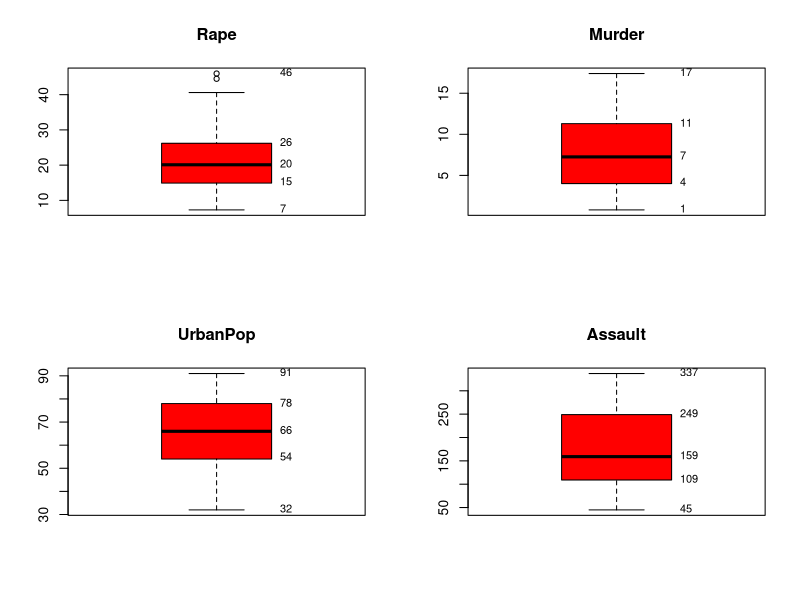
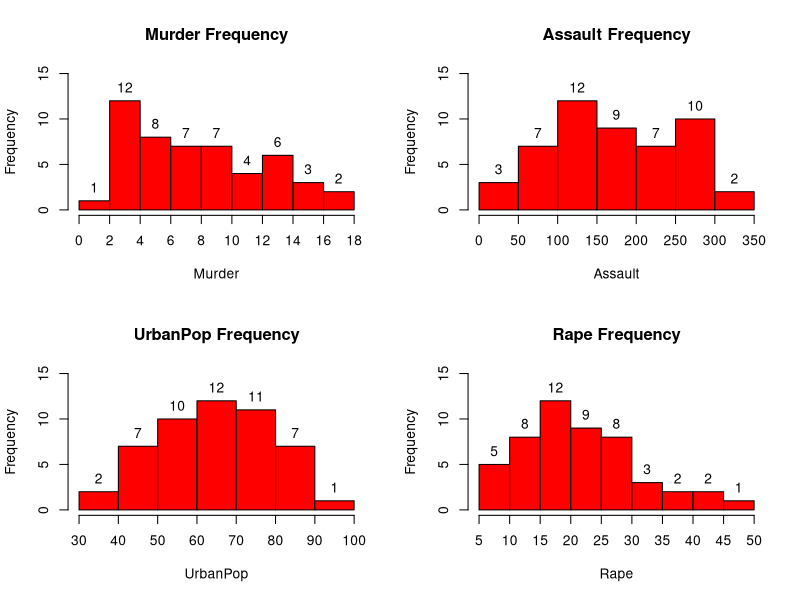
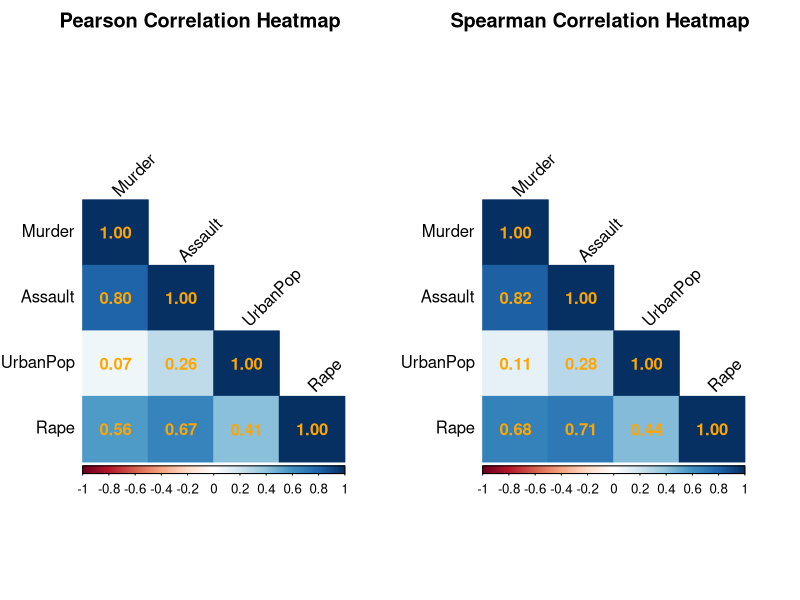
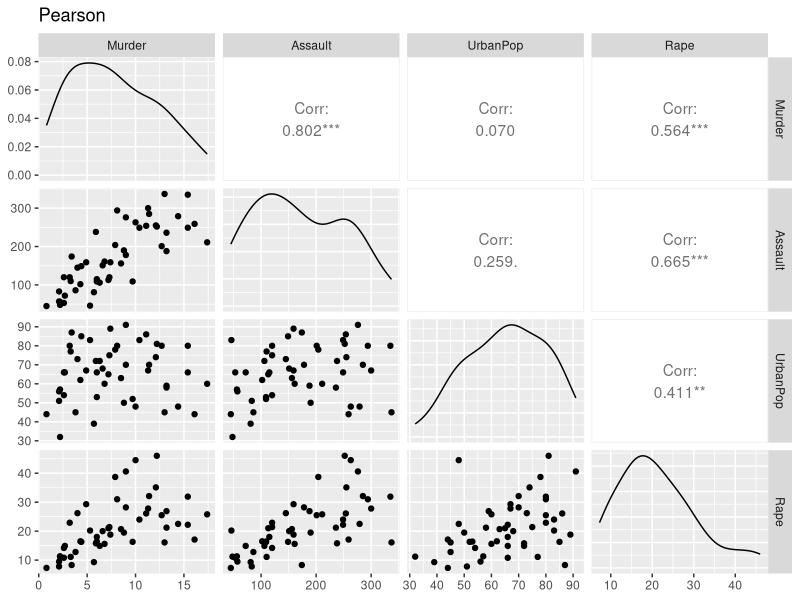
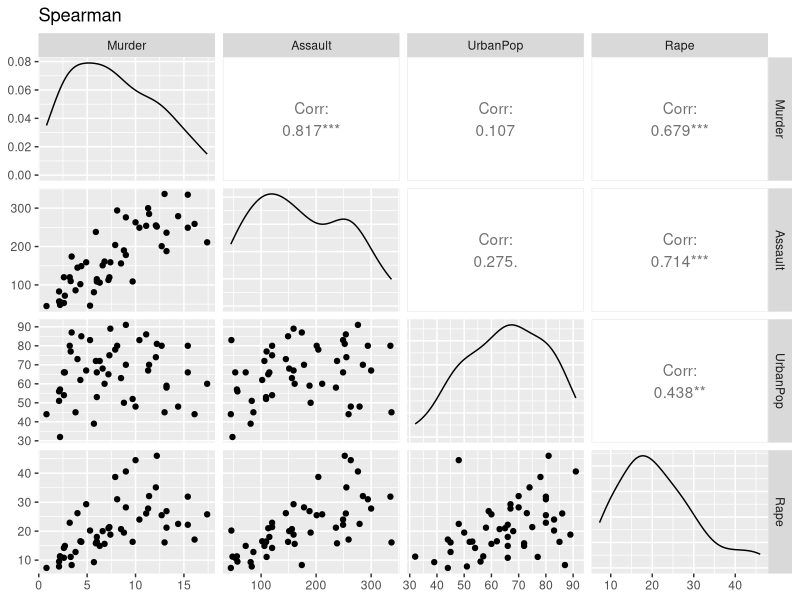

Reproduce these figures in R, in order.
#install GGally
if (!requireNamespace("GGally", quietly = TRUE)) { #auto install required package GGally
  install.packages("GGally")
}
if (!requireNamespace("corrplot", quietly = TRUE)) { #auto install required package coorplot
  install.packages("corrplot")
}
library("corrplot")
library("GGally")
data <- USArrests #load dataset

#REQUIREMENT 3
#creating boxplot for murder, assault, UrbanPop, Rape

# Calculate quartiles
rq <- quantile(data$Rape)
mq <- quantile(data$Murder)
uq <- quantile(data$UrbanPop)
aq <- quantile(data$Assault)

# Boxplots
par(mfrow = c(2, 2)) #2x2 plot

#Rape
boxplot(data$Rape, main = "Rape", col = "red")
text(x = 1.2, y = rq, labels = round(rq, 0), pos = 4, cex = 0.8) # add the quartile value to boxplot for readability
#Murder
boxplot(data$Murder, main = "Murder", col = "red")
text(x = 1.2, y = mq, labels = round(mq, 0), pos = 4, cex = 0.8)
#UrbanPop
boxplot(data$UrbanPop, main = "UrbanPop", col = "red")
text(x = 1.2, y = uq, labels = round(uq, 0), pos = 4, cex = 0.8)
#Assault
boxplot(data$Assault, main = "Assault", col = "red")
text(x = 1.2, y = aq, labels = round(aq, 0), pos = 4, cex = 0.8)



#creating histogram for murder, assault, UrbanPop, Rape
par(mfrow = c(2, 2)) # create 2x2 plot 
#Murder
murder <- hist(data$Murder, main="Murder Frequency", xlab="Murder", ylab = "Frequency", col="red", border="black", xaxt = "n", ylim = c(0, max(hist(data$Murder, plot = FALSE)$counts) * 1.25))
text(murder$mids, murder$counts, labels = murder$counts, pos = 3) # add frequency text to the bar for readability 

axis(1, at = murder$breaks) #adjust the bin labels (x axis) for readability
#Assult
assault <- hist(data$Assault, main="Assault Frequency", xlab="Assault", ylab = "Frequency", col="red", border="black", ylim = c(0, max(hist(data$Assault, plot = FALSE)$counts) * 1.25))
text(assault$mids, assault$counts, labels = assault$counts, pos = 3) # add frequency text to the bar for readability 

#urbanpop
urbanpop <- hist(data$UrbanPop, main="UrbanPop Frequency", xlab="UrbanPop", ylab = "Frequency", col="red", border="black", ylim = c(0, max(hist(data$UrbanPop, plot = FALSE)$counts) * 1.25))
text(urbanpop$mids, urbanpop$counts, labels = urbanpop$counts, pos = 3) # add frequency text to the bar for readability 

#rape
rape <- hist(data$Rape, main="Rape Frequency", xlab="Rape", ylab = "Frequency", col="red", border="black", xaxt = "n", ylim = c(0, max(hist(data$Rape, plot = FALSE)$counts) * 1.25))
text(rape$mids, rape$counts, labels = rape$counts, pos = 3) # add frequency text to the bar for readability 

axis(1, at = rape$breaks) #adjust the bin labels (x axis) for readability


##################### Analysis #######################################
#Box plot
#The box plots provide information about the central tendency, variability, and potential outliers of the four variables in the USArrests dataset.
#The murder and assault box plots show considerable variation between states, but no potential outliers are identified. Lowest murder arrest is 1 and highest murder arrest is 17, 
#while most states has arrest rate between 4 and 11 per 100 thousand. 

#The urban population box plot indicates that the median urban population percentage is approximately 66%, 
#with most states having values between 54% and 78%. Minimum urban population is 32% and maximum urban population is 91%.

#The Rape box plot identifies two potential outliers above the upper whisker, representing states with unusually high rape arrest rates compared with the 
#remaining states. These observations may contribute to the right skewness observed in the Rape histogram.

#Overall,the box plots suggest that the Rape variable contains two potential outliers, while the other three variables did not.



# Murder Histogram 
# It seems to be right skewed which suggest most states having lower to moderate murder arrest rates. 
# This suggests frequency of high murder arrests decreases as the murder rate increases.
# 12 states with 2-4 murder arrest observed, which is the the highest peak.  

# Assault Histogram
# Assault frequency seems to be bimodal, a histogram with two distinct peaks.
# The highest frequency occurred in the bins 100-150 assaults in 12 states. 
# Followed by second highest frequency of 10 states with assaults range of 250-300.


# Urban population histogram
# It appears approximately symmetric, with most states concentrated between 50% and 80% urban population. 
# The highest frequency occurs in the 60–70% interval, containing 12 states. 
# The frequencies decrease towards both ends of the distribution, suggesting that most states have moderate to high levels of urbanisation.
# While relatively few have very low or very high urban population percentages.

# Rape histogram 
# It seems to be right skewed, most states concentrated in low to moderate arrests, while few states reporting higher number of 
# arrests related to rape. 15-20 arrests made in 12 states which is the highest frequency. 
# The frequencies generally decrease as the arrest rate increases, with relatively few states having high values. 
# This indicates that the distribution has a longer tail towards higher arrest rates.


#REQUIRMENT 4


# Pearson correlation
cat("Pearson correlation", "\n")
pearson <- cor(data, method = "pearson")
print(pearson) #print pearson correlation
cat("\n") #add empty line


# Spearman correlation
cat("Spearman correlation", "\n")
spearman <- cor(data, method = "spearman")
print(spearman)

#heatmaps
par(mfrow=c(1,2)) # create 1x2 plots
corrplot(pearson,
         method = "color", #create coloured map
         type = "lower", # lower triangle only to avoid displaying some duplicates 
         addCoef.col = "orange", #set correlation value color 
         tl.col = "black", #label color
         tl.srt = 45, # label text angle
         title = "Pearson Correlation Heatmap",
         mar = c(0, 0, 2, 0)) #add 2 top margin

corrplot(spearman,
         method = "color",
         type = "lower",
         addCoef.col = "orange",
         tl.col = "black",
         tl.srt = 45,
         title = "Spearman Correlation Heatmap",
         mar = c(0, 0, 2, 0))

# matrix plot
#pearson
print(ggpairs(
  data,
  title = "Pearson",
  upper = list(continuous = wrap("cor", method = "pearson")), #upper triangle show the correlation coefficient
  lower = list(continuous = "points"), #lower triangle show the scatter plot
  diag = list(continuous = "densityDiag")
))
#spearman
print(ggpairs(
  data,
  title = "Spearman",
  upper = list(continuous = wrap("cor", method = "spearman")),
  lower = list(continuous = "points"),
  diag = list(continuous = "densityDiag")
))

#ref Holtz, Y. (2018). The R graph gallery – help and inspiration for R charts. [online] The R Graph Gallery. Available at: https://r-graph-gallery.com/ [Accessed 26 Oct. 2026].

########################## Analysis ###########################
# Heatmap 
# The heatmap displaying the correlation coefficient between the variables.
# The highest correlation is between assault and murder with positive 0.8 (Pearson). The Spearman correlation is slightly higher, at 0.82.
# Both Pearson and Spearman results indicate a strong positive association. Which can be seen in the scatter plot. This suggests as the number of arrests made related to assault, the number of murder related arrest goes up as well.
# The second highest correlation is between assault and rape with positive 0.67 (Pearson) coefficient. The Spearman coefficient is slightly higher, at 0.71 Which suggest the number of rape related arrest goes up with assault related arrest.
# The lowest correlation is between urban population and murder with 0.07. The Spearman correlation is also close to zero, at 0.11.
# The correlation is very weak, indicating weak association between murder and urban population. Which can be seen in the scatter plot.
# Although the Spearman coefficient is slightly higher, both methods suggest that there is little association between these variables.

# ggpairs
# This plot displaying three different types of information. 
# The scatter plot, displaying the rate of arrests of all the variables. Each dot represent a state, the y axis represent the number of arrests.
# The density curve showing how values are distributed for each variable. 
# Correlation coefficient, measuring the the correlation between two variables.
# Murder and Assault scatter plot showing a strong positive correlation, which is supported by the correlation coefficient of 0.8 (pearson) and 0.82 Spearman coefficient.
# This suggest number of murder related arrest goes up with assault related arrests.
# Murder and Urban population has the weakest positive correlation, looking at scatter plot the points is all over the place and supported by 0.07 (Pearson) correlation coefficient and 0.11 Spearman coefficient. 
# Meaning there is very weak relation between murder and urban population. 

# Pearson vs Spearman
# overall the Pearson and Spearman coefficient is very similar. Suggesting the general pattern of association is consistent between the two methods.
# Some notable difference, between assault and rape increases from 0.67 using Pearson to 0.71 using Spearman. Similarly, the correlation between Murder and Rape increases from 0.56 to 0.68.
# In conclusion, both methods identify murder and assault as the strongest relationship and murder and urban population as the weakest. 
# The overall findings are consistent, although Spearman reveals somewhat stronger associations for certain variable pairs.
